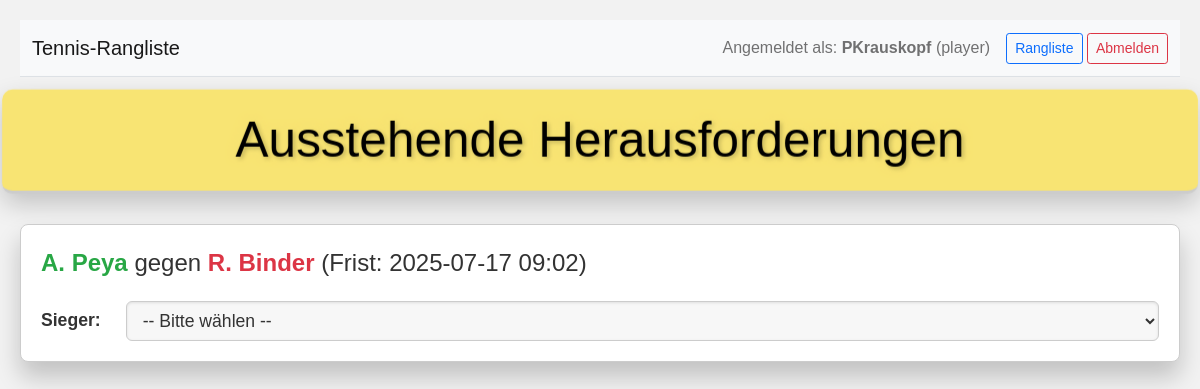
Before: /admin (signed in) with the older database file.
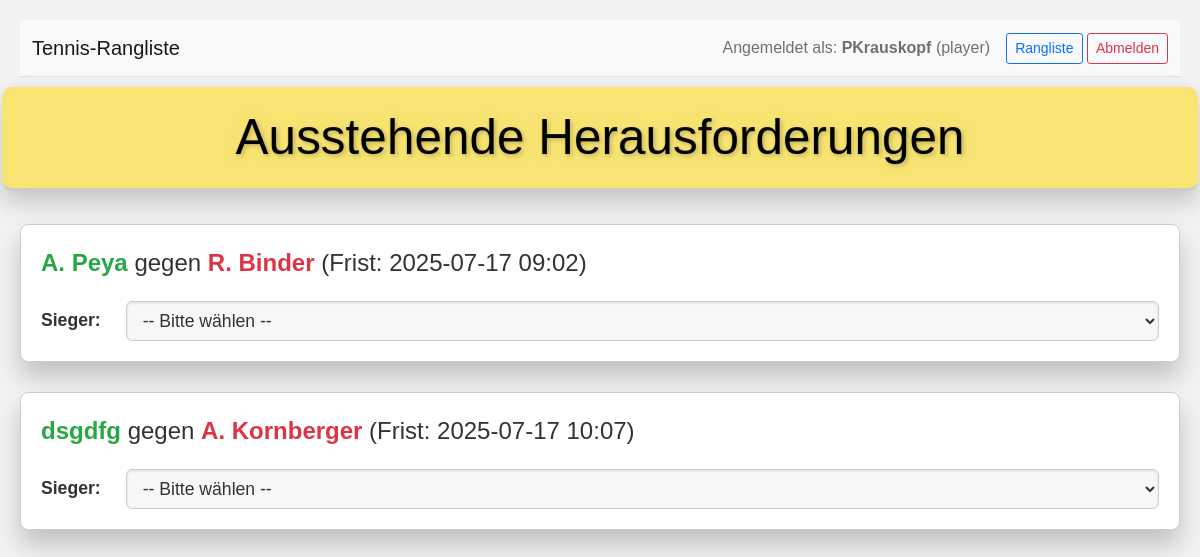
After: the same page with the newer database file.
### tables this page shows
CREATE TABLE players (
    id INTEGER PRIMARY KEY,
    name TEXT NOT NULL UNIQUE,
    username TEXT NOT NULL UNIQUE,
    password_hash TEXT NOT NULL,
    privilege_level TEXT NOT NULL DEFAULT 'player',
    -- NEW: This flag determines if a user appears in the pyramid. Default is 1 (true).
    is_ranked_player INTEGER NOT NULL DEFAULT 1,
    available INTEGER NOT NULL DEFAULT 1,
    rank INTEGER NOT NULL,
    unavailable_since DATETIME,
    unavailability_reason TEXT,
    block_challenger_until DATETIME,
    block_opponent_until DATETIME,
    is_new INTEGER NOT NULL DEFAULT 0
);

CREATE TABLE challenges (
    id INTEGER PRIMARY KEY AUTOINCREMENT,
    challenger_id INTEGER NOT NULL,
    opponent_id INTEGER NOT NULL,
    timestamp DATETIME NOT NULL,
    deadline DATETIME NOT NULL,
    resolved_at DATETIME,
    resolved INTEGER NOT NULL DEFAULT 0,
    result TEXT,
    score_details TEXT,
    scheduled_play_date DATETIME,
    FOREIGN KEY (challenger_id) REFERENCES players(id) ON DELETE CASCADE,
    FOREIGN KEY (opponent_id) REFERENCES players(id) ON DELETE CASCADE
);

### app.py (the view)
@app.route("/admin")
@login_required
def admin():
    db = get_db()
    try:
        cur = db.execute(
            "SELECT c.*, p1.name as challenger_name, p2.name as opponent_name FROM challenges c "
            "JOIN players p1 ON c.challenger_id = p1.id "
            "JOIN players p2 ON c.opponent_id = p2.id "
            "WHERE c.resolved = 0 ORDER BY c.deadline ASC"
        )
        challenges_raw = cur.fetchall()
        challenges_processed = []
        for row in challenges_raw:
            challenge = dict(row)
            if isinstance(challenge.get("deadline"), str):
                try:
                    challenge["deadline"] = datetime.strptime(
                        challenge["deadline"].split(".")[0], "%Y-%m-%d %H:%M:%S"
                    )
                except (ValueError, TypeError):
                    challenge["deadline"] = None
            elif not isinstance(challenge.get("deadline"), datetime):
                challenge["deadline"] = None
            challenges_processed.append(challenge)
        return render_template("admin.html", challenges=challenges_processed)
    except sqlite3.Error as e:
        logger.exception("Database error on /admin route.")
        flash(
            "Ein Datenbankfehler ist aufgetreten beim Laden der Admin-Seite.", "danger"
        )
        return redirect(url_for("index"))
    except Exception as e:
        logger.exception("Unexpected error on /admin route.")
        flash("Ein unerwarteter Fehler ist aufgetreten.", "danger")
        return redirect(url_for("index"))

### app.py (called while the page is built)
@login_manager.user_loader
def load_user(user_id):
    db = get_db()
    user_data = db.execute(
        "SELECT id, username, privilege_level FROM players WHERE id = ?", (user_id,)
    ).fetchone()
    if user_data:
        return User(
            id=user_data["id"],
            username=user_data["username"],
            privilege_level=user_data["privilege_level"],
        )
    return None

def get_db():
    if "db" not in g:
        try:
            g.db = sqlite3.connect(
                app.config["DATABASE"], timeout=10, detect_types=sqlite3.PARSE_DECLTYPES
            )
            g.db.row_factory = sqlite3.Row
            g.db.execute("PRAGMA journal_mode=WAL")
            g.db.execute("PRAGMA foreign_keys = ON")
        except sqlite3.Error as e:
            logger.exception("Database connection failed.")
            raise e
    return g.db

### templates/admin.html (shortened to what this page needs)
<!DOCTYPE html>
<html lang="de">
<head>
  <link rel="stylesheet" href="https://cdnjs.cloudflare.com/ajax/libs/bootstrap/5.1.3/css/bootstrap.min.css" />
</head>
<body>
  <nav class="navbar navbar-expand-lg navbar-light bg-light mb-3 border-bottom">
    <div class="container-fluid">
      <a class="navbar-brand" href="{{ url_for('index') }}">Tennis-Rangliste</a>
      <div class="ms-auto d-flex align-items-center">
        <span class="navbar-text me-3">
          Angemeldet als: <strong>{{ current_user.username }}</strong> ({{ current_user.privilege_level }})
        </span>
        <div>
          <a href="{{ url_for('index') }}" class="btn btn-sm btn-outline-primary {% if request.endpoint == 'index' %}active{% endif %}">Rangliste</a>
          <a href="{{ url_for('logout') }}" class="btn btn-sm btn-outline-danger">Abmelden</a>
        </div>
      </div>
    </div>
  </nav>
  <header>
    <h1>Ausstehende Herausforderungen</h1>
  </header>
  <main>
    <div id="challenges-container">
      {% for challenge in challenges %}
        <div class="challenge-container" data-challenge-id="{{ challenge.id }}" data-challenger-id="{{ challenge.challenger_id }}" data-opponent-id="{{ challenge.opponent_id }}">
          <p><span class="challenger-name">{{ challenge.challenger_name }}</span> gegen <span class="opponent-name">{{ challenge.opponent_name }}</span> (Frist: {{ challenge.deadline.strftime('%Y-%m-%d %H:%M') if challenge.deadline else 'N/A' }})</p>
          <form class="result-form" method="POST" action="{{ url_for('submit_result') }}">
            <div class="result-dropdown-section"><label for="result-{{ challenge.id }}">Sieger:</label><select id="result-{{ challenge.id }}" name="result" class="result-select"><option value="">-- Bitte wählen --</option></select></div>
          </form>
        </div>
      {% endfor %}
    </div>
  </main>
</body>
</html>

### templates/admin.html (style rules this page uses)
:root { --primary-color: #f8e473; --primary-dark: #e6d661; --bg-color: #f2f2f2; --container-bg: #fff; --text-color: #333; --border-color: #ccc; --shadow-color: rgba(0, 0, 0, 0.2); --highlight-shadow: rgba(248, 228, 115, 0.4); --challenger-color: #28a745; --opponent-color: #dc3545; --neutral-color: #6c757d; --error-color: #dc3545; }
body { background-color: var(--bg-color); font-family: Arial, sans-serif; margin: 0; padding: 20px; color: var(--text-color); perspective: 1000px; }
header { text-align: center; margin-bottom: 30px; background-color: var(--primary-color); padding: 20px; border-bottom: 3px solid var(--border-color); transform: translateZ(30px); box-shadow: 0 10px 25px var(--shadow-color); border-radius: 10px; position: relative; transition: transform 0.3s ease; }
header h1 { font-size: 3rem; margin: 0; color: #000; text-shadow: 2px 2px 4px var(--shadow-color), 0 0 10px var(--highlight-shadow); }
main { max-width: 1200px; margin: 0 auto; transform-style: preserve-3d; }
.challenge-container { background-color: var(--container-bg); border: 1px solid var(--border-color); border-radius: 8px; padding: 20px; margin-bottom: 30px; box-shadow: 0 15px 25px var(--shadow-color); transition: all 0.4s ease; transform: translateZ(10px); position: relative; }
.challenge-container p { margin: 0 0 15px; font-size: 1.5rem; color: var(--text-color); font-weight: 500; }
.challenger-name { color: var(--challenger-color); font-weight: bold; }
.opponent-name { color: var(--opponent-color); font-weight: bold; }
.challenge-container form { display: grid; grid-template-columns: auto 1fr; gap: 10px 15px; align-items: center; }
.challenge-container form label { font-size: 1.1rem; color: #333; font-weight: bold; text-align: right; grid-column: 1 / 2; padding-right: 10px; }
.challenge-container form select, .challenge-container form input[type="text"], .challenge-container form button { font-size: 1.1rem; padding: 8px 12px; border: 1px solid var(--border-color); border-radius: 6px; background-color: #f7f7f7; color: var(--text-color); outline: none; box-shadow: inset 0 1px 3px rgba(0, 0, 0, 0.1); transition: all 0.3s ease; width: 100%; box-sizing: border-box; grid-column: 2 / 3; }
.result-dropdown-section { grid-column: 1 / 3; display: grid; grid-template-columns: auto 1fr; gap: 10px 15px; align-items: center; margin-top: 5px; margin-bottom: 0px; }
.result-dropdown-section label { grid-column: 1 / 2; text-align: right; }
.result-dropdown-section select { grid-column: 2 / 3; }

Changed rows visible on the page:
added challenges: challenger_name "dsgdfg", opponent_name "A. Kornberger", deadline "2025-07-17 10:07"
